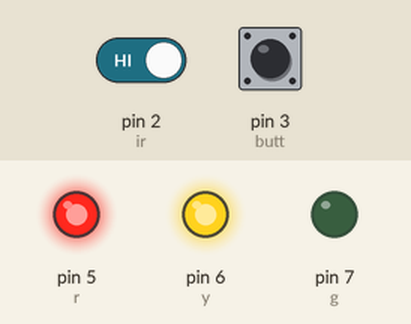
Bench run of a sketch on a simulated Arduino Uno, built with avr-gcc and run on an emulated ATmega328P. On the bench: output pins drawn as LEDs (lit = HIGH). Dashed ring = blinking. The test bench sets the inputs (shaded band); at power-on: pin 3 (butt) LOW, pin 2 (ir) HIGH.

Above: at 1.2 s.
1.3 s: pin 3 (butt) pulled HIGH for 0.25 s
At 1.45 s:
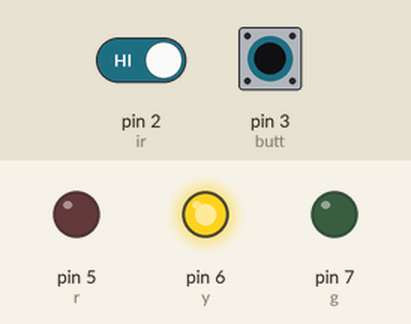
3.1 s: pin 3 (butt) pulled HIGH for 3.2 s
At 3.4 s:
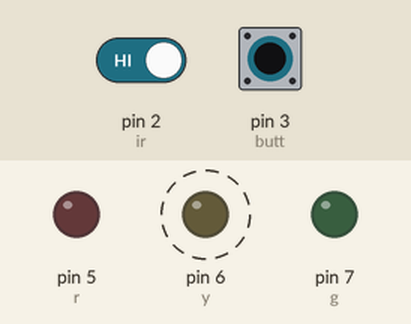
Timing chart, 0 to 8.0 s (numbered marks = the images above; inputs shaded):
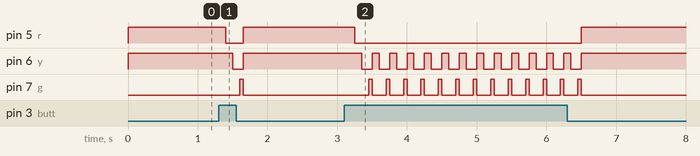

Measured:
- after the input at 1.3 s, pin 5 (r): HIGH → LOW after 0.10 s, → HIGH 0.25 s later; pin 6 (y): HIGH → LOW after 0.20 s, → HIGH 0.15 s later; pin 7 (g): LOW → HIGH after 0.30 s, → LOW 0.05 s later
- after the input at 3.1 s, pin 5 (r): HIGH → LOW after 0.15 s, → HIGH 3.3 s later; pin 6 (y): alternates HIGH for 0.10 s and LOW for 0.15 s, 26 changes in all, then stays HIGH, starting after 0.25 s; pin 7 (g): alternates HIGH for 0.05 s and LOW for 0.20 s, 26 changes in all, then stays LOW, starting after 0.35 s

The sketch:

challange_ir_sensor.ino
```cpp
/*klik button
lampu ijo

ir kena
lampu kuning abistu merah
*/
//hold button logic

//inisialisasi infrared

int ir = 2;
int butt = 3;

//inisialisasi led
int r = 5;
int y = 6;
int g = 7;

//state ir 1 led 1
int laststate = 0;
int newstate = 0;
int ledstate = 0;

//button logic 2 led 2
int laststate2 = 0;
int newstate2 = 0;
int ledstate2 = 0;

void setup() {
  // serial setup
  Serial.begin(9600);

  //led as output
  pinMode(r, OUTPUT);
  pinMode(y, OUTPUT);
  pinMode(g, OUTPUT);

  //button as input
  pinMode(ir, INPUT);

}

void loop() {

  int kondisi = digitalRead(butt);
  int kondisiir = digitalRead(ir);

  digitalWrite(r, HIGH);
  digitalWrite(y, HIGH);
  digitalWrite(g, LOW);

  if(kondisi == 1){
    digitalWrite(r, LOW);
    delay(100);
    digitalWrite(y, LOW);
    delay(100);
    digitalWrite(g, HIGH);
    delay(50);
     if(kondisiir == 0){
      delay(50);
      digitalWrite(g, LOW);
      digitalWrite(y, HIGH);
      delay(500);
      digitalWrite(r, HIGH);
      delay(500);
     }
  }else {
    digitalWrite(r, HIGH);
    delay(100);
    digitalWrite(y, HIGH);
    delay(100);
    digitalWrite(g, LOW);
  }


/*
  // pembacaan button
newstate = digitalRead(ir);

Serial.println(newstate);

//button 1 untuk led 1
  if(laststate == 0 && newstate == 1){
    if(ledstate == 1){
       digitalWrite(r, LOW);
       ledstate = 0;
    } else{
        digitalWrite(r, HIGH);
        ledstate = 1;
    }
  }
  laststate = newstate;
 */

/*
//button2 untuk led 2
  if(laststate2 == 0 && newstate2 == 1){
    if(ledstate2 == 1){
       digitalWrite(y, HIGH);
       ledstate2 = 0;
    } else{
        digitalWrite(y, LOW);
        ledstate2 = 1;
    }
  }
  laststate2 = newstate2;

//button 3 untuk led 3
  if(laststate3 == 0 && newstate3 == 1){
    if(ledstate3 == 1){
       digitalWrite(g, HIGH);
       ledstate3 = 0;
    } else{
        digitalWrite(g, LOW);
        ledstate3 = 1;
    }
  }
  laststate3 = newstate3;
*/
}
```
